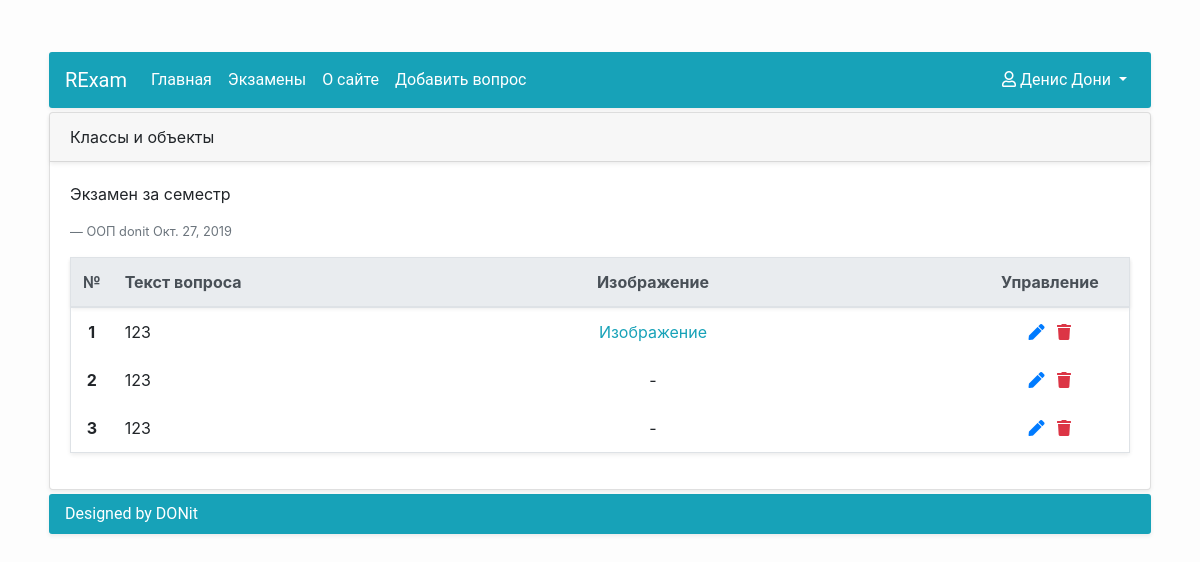
The page /exams/exam_detail/18 (signed in) on the database as committed earlier.
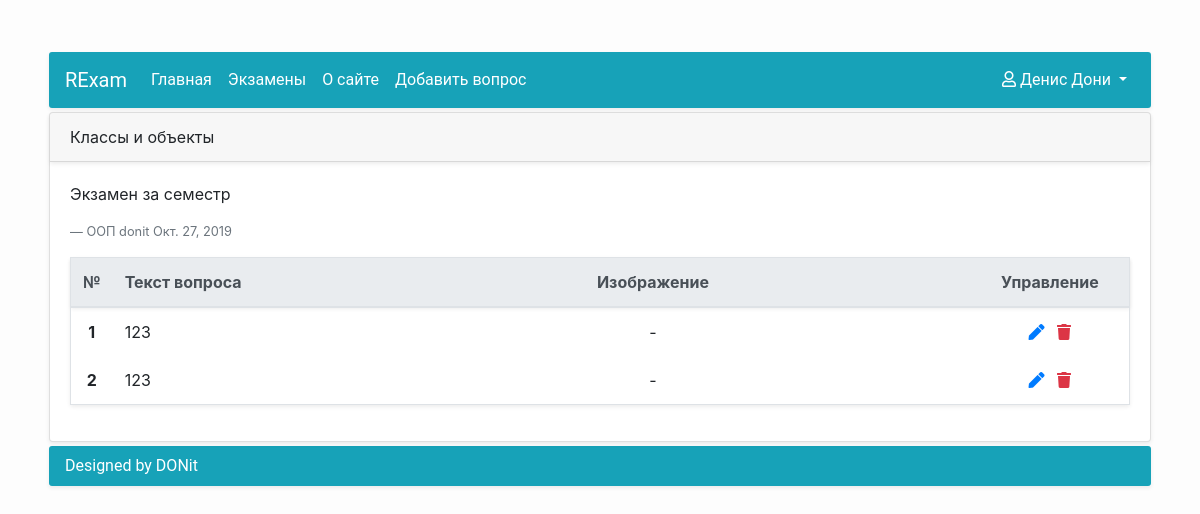
The same page on the database as committed later.
### Accounts/models.py (models this page shows, shortened)
class UserAccount(AbstractUser):
    middle_name = models.CharField(max_length=20, blank=True, null=False, verbose_name=u'Отчество')
    study_group = models.ForeignKey(StudyGroup, on_delete=models.SET_NULL, null=True, blank=True)
    REQUIRED_FIELDS = ['email', 'first_name', 'last_name']
    def __str__(self):
        return self.username
    class Meta:
        verbose_name = u'Пользователь'
        verbose_name_plural = u'Пользователи'

### Exams/models.py (models this page shows, shortened)
class Exam(Model):
    exam_header = CharField(max_length=30, blank=False, null=False, verbose_name=u'Заголовок экзамена')
    exam_description = TextField(blank=False, null=True, verbose_name=u'Описание экзамена')
    exam_date = DateField(auto_now_add=True, blank=False, null=True, verbose_name=u'Дата создания')
    exam_subject = ForeignKey(Subject, blank=False, null=True, on_delete=SET_NULL, verbose_name=u'Предмет')
    exam_author = ForeignKey(UserAccount, blank=False, null=True, on_delete=SET_NULL, verbose_name=u'Автор')
    def get_add_question_url(self):
        return reverse('QuestionCreate', kwargs={'exam_id': self.id})
    class Meta:
        verbose_name = u'Экзамен'
        verbose_name_plural = u'Экзамены'

class Subject(Model):
    name = CharField(max_length=30, blank=False, null=False, verbose_name=u'Имя предмета')
    def __str__(self):
        return self.name
    class Meta:
        verbose_name = u'Предмет'
        verbose_name_plural = u'Предметы'

class Question(Model):
    question_text = TextField(blank=False, null=False, verbose_name=u'Текст вопроса')
    question_exam = ForeignKey(Exam, blank=False, null=False, on_delete=CASCADE, verbose_name=u'Вопрос к экзамену')
    question_image = ImageField(upload_to='question_images', blank=True, null=True, verbose_name=u'Изображение вопроса')
    def get_detail_url(self):
        return reverse('QuestionDetail', kwargs={'pk': self.id})
    def get_delete_url(self):
        return reverse('QuestionDelete', kwargs={'pk': self.id, 'exam_id': self.question_exam.id})
    def get_update_url(self):
        return reverse('QuestionUpdate', kwargs={'pk': self.id, 'exam_id': self.question_exam.id})
    class Meta:
        verbose_name = u'Вопрос'
        verbose_name_plural = u'Вопросы'
        db_table = 'exam_questions'

### Exams/views.py (the view)
# urls.py: path('exam_detail/<pk>', ExamDetail.as_view(), name='ExamDetail'),
class ExamDetail(LoginRequiredMixin, DetailView):
    model = Exam
    template_name = 'Exams/Exam/ExamDetail.html'
    def get_context_data(self, **kwargs):
        context = super(ExamDetail, self).get_context_data(**kwargs)
        context['questions_list'] = Question.objects.filter(question_exam=self.kwargs['pk'])
        return context

### Exams/templates/Exams/Exam/ExamDetail.html (shortened to what this page needs)
{% extends 'RExam/BaseContent.html' %}
{% load static %}
{% block head_end %}
    <link rel="stylesheet" href="{% static 'Exams/style.css' %}"/>
{% endblock head_end %}
{% block control-item %}
    <li class="nav-item active">
        <a class="nav-link" href="{{ object.get_add_question_url }}"> Добавить вопрос</a>
    </li>
{% endblock control-item %}
{% block content %}
    <div class="card shadow-sm m-1">
        <div class="card-header shadow-sm">
            {{ object.exam_header }}
        </div>
        <div class="card-body">
            <p class="card-text">{{ object.exam_description }}</p>
            <footer class="blockquote-footer">{{ object.exam_subject }}
                {{ object.exam_author }}
                {{ object.exam_date }} </footer>
            {% if perms.Exams.view_question %}
                {% include "Exams/Question/ListQuestions.html" with questions=questions_list exam=object %}
            {% endif %}
        </div>
    </div>
{% endblock content %}

### RExam/templates/RExam/BaseContent.html (shortened to what this page needs)
{% extends 'RExam/base.html' %}
{% block body_start %}
    <div class="d-flex justify-content-center h-100">
        <div class="container mt-lg-5">
            <nav class="navbar navbar-expand-lg navbar-dark bg-info menu shadow-sm m-1">
                <a class="navbar-brand" href="">RExam</a>
                <div class="collapse navbar-collapse" id="navbarSupportedContent">
                    <ul class="navbar-nav mr-auto">
                        <li class="nav-item active">
                            <a class="nav-link" href="{% url 'HomePage' %}">Главная</a>
                        </li>
                        <li class="nav-item active">
                            <a class="nav-link" href="{% url 'ListExams' %}">Экзамены</a>
                        </li>
                        <li class="nav-item active">
                            <a class="nav-link" href="{% url 'AboutPage' %}">О сайте</a>
                        </li>
                        {% if user.is_staff %}
                            {% block control-item %}
                            {% endblock control-item %}
                        {% endif %}
                    </ul>
                    <ul class="nav navbar-nav navbar-right">
                        <li class="nav-item dropdown align-right">
                            <a class="nav-link dropdown-toggle active" href="#" id="navbarDropdown" role="button"
                               data-toggle="dropdown"
                               aria-haspopup="true" aria-expanded="false"><i class="far fa-user"></i>
                                {{ user.get_full_name }}
                            </a>
                        </li>
                    </ul>
                </div>
            </nav>
            {% block content %}{% endblock content %}
            <div class="footer shadow-sm m-1">
                <div class="footer-content bg-info">Designed by DONit</div>
            </div>
        </div>
    </div>
{% endblock body_start %}

### RExam/templates/RExam/base.html (shortened to what this page needs)
{% load static %}
{% load fontawesome_5 %}
<!DOCTYPE html>
<html lang="en">
<head>
    <link rel="stylesheet" href="{% static 'RExam/bootstrap/bootstrap.min.css' %}"/>
    <link rel="stylesheet" href="{% static 'RExam/style.css' %}"/>
    {% fontawesome_5_static %}
    {% block head_end %}{% endblock head_end %}
</head>
<body>
{% block body_start %}{% endblock body_start %}
</body>
</html>

### Exams/templates/Exams/Question/ListQuestions.html
<table class="table table-bordered shadow-sm table-hover mt-3">
    <thead class="thead-light shadow-sm">
    <tr>
        <th style="width: 3%; text-align: center" scope="col">№</th>
        <th scope="col">Текст вопроса</th>
        <th style="width: 60%;text-align: center" scope="col">Изображение</th>
        {% if perms.Exams %}
            <th style="width: 15%;text-align: center" scope="col">Управление</th>
        {% endif %}
    </tr>
    </thead>
    <tbody>
    {% for question in questions %}
        <tr>
            <th scope="row" class="text-center">{{ forloop.counter }}</th>
            <td><a href="{{ question.get_detail_url }}">{{ question.question_text }}</a></td>
            <td class="text-center">{% if not question.question_image %}-{% else %}
                <a class="text-info" href="{{ question.question_image.url }}">Изображение</a>{% endif %}</td>
            <td class="text-center">
                {% if perms.Exams.change_question %}
                    <a href="{{ question.get_update_url }}" class="text-primary mr-2">
                        <i class="fas fa-pen"></i>
                    </a>
                {% endif %}
                {% if perms.Exams.delete_question %}
                    <a class="text-danger" href="{{ question.get_delete_url }}"><i
                            class="fa fa-trash" aria-hidden="true"></i></a>
                {% endif %}
            </td>
        </tr>
    {% empty %}
        <tr>
            <th scope="row" class="text-center">1</th>
            <td><p class="pl-3">Вопросы отсутствуют...</p></td>
        </tr>
    {% endfor %}
    </tbody>
</table>

### RExam/static/RExam/style.css (style rules this page uses)
html, body { height: 100%; margin: 0; padding: 0; }
body { background: #fdfdfd; }
.footer-content { font-family: Roboto, sans-serif; border-radius: 3px; color: white; padding: .5rem 1rem; }
.menu { font-family: Roboto, sans-serif; border-radius: 3px; }
table a { text-decoration: none; color: inherit; }

### Exams/static/Exams/style.css (style rules this page uses)
.table td, .table th { border: none; }
.table { border: 1px solid #dee2e6; border-radius: 3px; }

Rows that differ between the two databases and show on the page:
removed Question: question_text "123"
changed Question (number 1 of 2 on the later page): question_image "Изображение" → "-"
